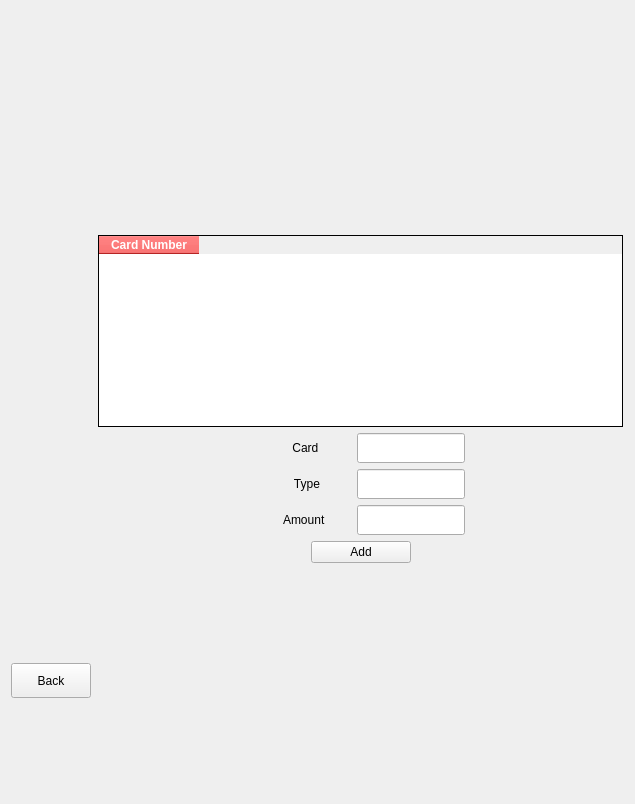
                 <widget class="QWidget" name="AddMoneyPage">
                  <layout class="QGridLayout" name="gridLayout_35">
                   <item row="0" column="4">
                    <spacer name="verticalSpacer_36">
                     <property name="orientation">
                      <enum>Qt::Vertical</enum>
                     </property>
                     <property name="sizeHint" stdset="0">
                      <size>
                       <width>20</width>
                       <height>224</height>
                      </size>
                     </property>
                    </spacer>
                   </item>
                   <item row="1" column="1">
                    <spacer name="horizontalSpacer_129">
                     <property name="orientation">
                      <enum>Qt::Horizontal</enum>
                     </property>
                     <property name="sizeHint" stdset="0">
                      <size>
                       <width>1</width>
                       <height>20</height>
                      </size>
                     </property>
                    </spacer>
                   </item>
                   <item row="1" column="2" colspan="3">
                    <layout class="QVBoxLayout" name="verticalLayout_38">
                     <item>
                      <widget class="QTableWidget" name="CardsTable_2">
                       <property name="sizePolicy">
                        <sizepolicy hsizetype="Expanding" vsizetype="Minimum">
                         <horstretch>0</horstretch>
                         <verstretch>0</verstretch>
                        </sizepolicy>
                       </property>
                       <property name="minimumSize">
                        <size>
                         <width>100</width>
                         <height>0</height>
                        </size>
                       </property>
                       <property name="styleSheet">
                        <string notr="true">QTableWidget {
  border: 1px solid black;
  border-collapse: collapse;
  background-color: white;
   color:black;
  font-weight: bold;
}

QHeaderView::section {
  background-color: #ff3333;
  color: white;
  font-weight: bold;
}</string>
                       </property>
                       <attribute name="horizontalHeaderMinimumSectionSize">
                        <number>28</number>
                       </attribute>
                       <column>
                        <property name="text">
                         <string>Card Number</string>
                        </property>
                       </column>
                      </widget>
                     </item>
                     <item>
                      <layout class="QHBoxLayout" name="horizontalLayout_56">
                       <item>
                        <spacer name="horizontalSpacer_100">
                         <property name="orientation">
                          <enum>Qt::Horizontal</enum>
                         </property>
                         <property name="sizeHint" stdset="0">
                          <size>
                           <width>159</width>
                           <height>20</height>
                          </size>
                         </property>
                        </spacer>
                       </item>
                       <item>
                        <layout class="QVBoxLayout" name="verticalLayout_25">
                         <item>
                          <layout class="QHBoxLayout" name="horizontalLayout_69">
                           <property name="spacing">
                            <number>0</number>
                           </property>
                           <item>
                            <layout class="QHBoxLayout" name="horizontalLayout_70">
                             <property name="spacing">
                              <number>0</number>
                             </property>
                             <item>
                              <widget class="QLabel" name="label_55">
                               <property name="sizePolicy">
                                <sizepolicy hsizetype="Fixed" vsizetype="Preferred">
                                 <horstretch>0</horstretch>
                                 <verstretch>0</verstretch>
                                </sizepolicy>
                               </property>
                               <property name="minimumSize">
                                <size>
                                 <width>100</width>
                                 <height>0</height>
                                </size>
                               </property>
                               <property name="maximumSize">
                                <size>
                                 <width>130</width>
                                 <height>30</height>
                                </size>
                               </property>
                               <property name="styleSheet">
                                <string notr="true">QLabel#label_19
{
	background-color: #ff3333;
	color: #fff;
	font-size: 14px;
	font-weight: bold;

}</string>
                               </property>
                               <property name="text">
                                <string>Card </string>
                               </property>
                               <property name="alignment">
                                <set>Qt::AlignCenter</set>
                               </property>
                              </widget>
                             </item>
                             <item>
                              <widget class="QLineEdit" name="addMoney_card_le">
                               <property name="minimumSize">
                                <size>
                                 <width>0</width>
                                 <height>30</height>
                                </size>
                               </property>
                               <property name="maximumSize">
                                <size>
                                 <width>140</width>
                                 <height>30</height>
                                </size>
                               </property>
                              </widget>
                             </item>
                            </layout>
                           </item>
                          </layout>
                         </item>
                         <item>
                          <layout class="QHBoxLayout" name="horizontalLayout_126">
                           <property name="spacing">
                            <number>0</number>
                           </property>
                           <item>
                            <widget class="QLabel" name="label_81">
                             <property name="sizePolicy">
                              <sizepolicy hsizetype="Fixed" vsizetype="Preferred">
                               <horstretch>0</horstretch>
                               <verstretch>0</verstretch>
                              </sizepolicy>
                             </property>
                             <property name="minimumSize">
                              <size>
                               <width>100</width>
                               <height>0</height>
                              </size>
                             </property>
                             <property name="maximumSize">
                              <size>
                               <width>130</width>
                               <height>30</height>
                              </size>
                             </property>
                             <property name="styleSheet">
                              <string notr="true">QLabel#label_19
{
	background-color: #ff3333;
	color: #fff;
	font-size: 14px;
	font-weight: bold;

}</string>
                             </property>
                             <property name="text">
                              <string>Type</string>
                             </property>
                             <property name="alignment">
                              <set>Qt::AlignCenter</set>
                             </property>
                            </widget>
                           </item>
                           <item>
                            <widget class="QLineEdit" name="addMoney_card_type_le">
                             <property name="minimumSize">
                              <size>
                               <width>0</width>
                               <height>30</height>
                              </size>
                             </property>
                             <property name="maximumSize">
                              <size>
                               <width>140</width>
                               <height>30</height>
                              </size>
                             </property>
                            </widget>
                           </item>
                          </layout>
                         </item>
                         <item>
                          <layout class="QHBoxLayout" name="horizontalLayout_87">
                           <property name="spacing">
                            <number>0</number>
                           </property>
                           <item>
                            <widget class="QLabel" name="label_64">
                             <property name="sizePolicy">
                              <sizepolicy hsizetype="Fixed" vsizetype="Preferred">
                               <horstretch>0</horstretch>
                               <verstretch>0</verstretch>
                              </sizepolicy>
                             </property>
                             <property name="minimumSize">
                              <size>
                               <width>100</width>
                               <height>0</height>
                              </size>
                             </property>
                             <property name="maximumSize">
                              <size>
                               <width>130</width>
                               <height>30</height>
                              </size>
                             </property>
                             <property name="styleSheet">
                              <string notr="true">QLabel#label_19
{
	background-color: #ff3333;
	color: #fff;
	font-size: 14px;
	font-weight: bold;

}</string>
                             </property>
                             <property name="text">
                              <string>Amount  </string>
                             </property>
                             <property name="alignment">
                              <set>Qt::AlignCenter</set>
                             </property>
                            </widget>
                           </item>
                           <item>
                            <widget class="QLineEdit" name="addmoney_lineEdit">
                             <property name="minimumSize">
                              <size>
                               <width>0</width>
                               <height>30</height>
                              </size>
                             </property>
                             <property name="maximumSize">
                              <size>
                               <width>140</width>
                               <height>30</height>
                              </size>
                             </property>
                            </widget>
                           </item>
                          </layout>
                         </item>
                         <item>
                          <layout class="QHBoxLayout" name="horizontalLayout_71">
                           <item>
                            <spacer name="horizontalSpacer_101">
                             <property name="orientation">
                              <enum>Qt::Horizontal</enum>
                             </property>
                             <property name="sizeHint" stdset="0">
                              <size>
                               <width>40</width>
                               <height>20</height>
                              </size>
                             </property>
                            </spacer>
                           </item>
                           <item>
                            <widget class="QPushButton" name="addmoney_fr_btn">
                             <property name="minimumSize">
                              <size>
                               <width>100</width>
                               <height>0</height>
                              </size>
                             </property>
                             <property name="maximumSize">
                              <size>
                               <width>16777215</width>
                               <height>30</height>
                              </size>
                             </property>
                             <property name="styleSheet">
                              <string notr="true">/*-----QPushButton-----*/
QPushButton#sendmoney_fr_btn
{
	background-color: #ff3333;
	color: #fff;
	border-radius: 5px;
	font-size: 15px;
	font-weight: bold;
	border: none;
	padding: 5px;
}
</string>
                             </property>
                             <property name="text">
                              <string>Add</string>
                             </property>
                             <property name="checkable">
                              <bool>true</bool>
                             </property>
                            </widget>
                           </item>
                           <item>
                            <spacer name="horizontalSpacer_102">
                             <property name="orientation">
                              <enum>Qt::Horizontal</enum>
                             </property>
                             <property name="sizeHint" stdset="0">
                              <size>
                               <width>40</width>
                               <height>20</height>
                              </size>
                             </property>
                            </spacer>
                           </item>
                          </layout>
                         </item>
                        </layout>
                       </item>
                       <item>
                        <spacer name="horizontalSpacer_103">
                         <property name="orientation">
                          <enum>Qt::Horizontal</enum>
                         </property>
                         <property name="sizeHint" stdset="0">
                          <size>
                           <width>158</width>
                           <height>20</height>
                          </size>
                         </property>
                        </spacer>
                       </item>
                      </layout>
                     </item>
                    </layout>
                   </item>
                   <item row="1" column="5">
                    <spacer name="horizontalSpacer_130">
                     <property name="orientation">
                      <enum>Qt::Horizontal</enum>
                     </property>
                     <property name="sizeHint" stdset="0">
                      <size>
                       <width>1</width>
                       <height>20</height>
                      </size>
                     </property>
                    </spacer>
                   </item>
                   <item row="2" column="0">
                    <widget class="QPushButton" name="addmoney_fr_back_btn">
                     <property name="maximumSize">
                      <size>
                       <width>80</width>
                       <height>35</height>
                      </size>
                     </property>
                     <property name="styleSheet">
                      <string notr="true">/*-----QPushButton-----*/
QPushButton#sendmoney_fr_btn
{
	background-color: #ff3333;
	color: #fff;
	border-radius: 5px;
	font-size: 15px;
	font-weight: bold;
	border: none;
	padding: 5px;
}
</string>
                     </property>
                     <property name="text">
                      <string>Back</string>
                     </property>
                     <property name="checkable">
                      <bool>true</bool>
                     </property>
                    </widget>
                   </item>
                   <item row="2" column="2">
                    <spacer name="horizontalSpacer_5">
                     <property name="orientation">
                      <enum>Qt::Horizontal</enum>
                     </property>
                     <property name="sizeHint" stdset="0">
                      <size>
                       <width>40</width>
                       <height>20</height>
                      </size>
                     </property>
                    </spacer>
                   </item>
                   <item row="2" column="3">
                    <spacer name="verticalSpacer_37">
                     <property name="orientation">
                      <enum>Qt::Vertical</enum>
                     </property>
                     <property name="sizeHint" stdset="0">
                      <size>
                       <width>20</width>
                       <height>224</height>
                      </size>
                     </property>
                    </spacer>
                   </item>
                  </layout>
                 </widget>
